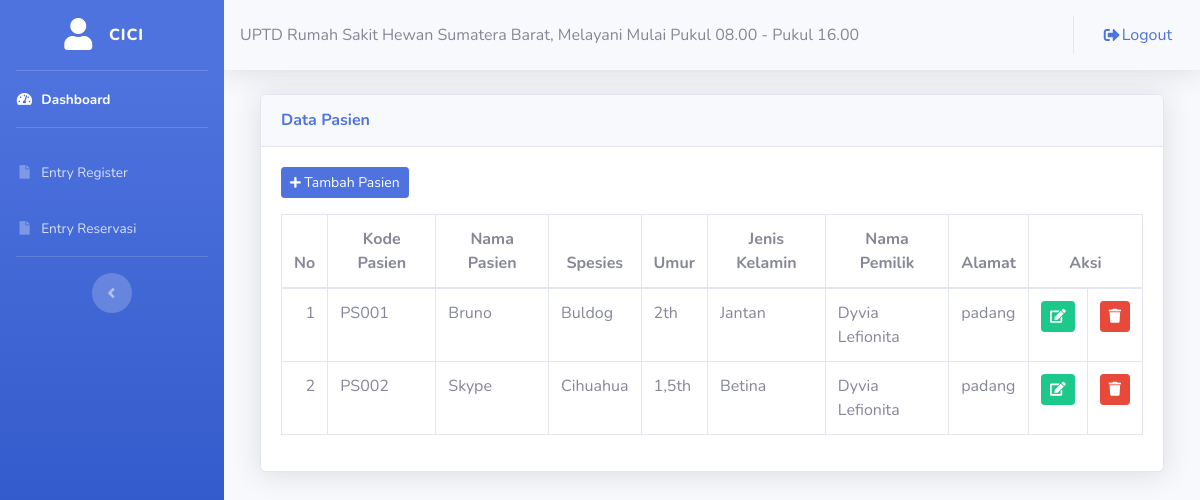
Page /user/register.php (signed in) on the committed database.
### tables this page shows
CREATE TABLE `tbl_regishewan` (
  `kd_pasien` varchar(5) NOT NULL,
  `id_user` int(11) NOT NULL,
  `nm_pasien` varchar(50) NOT NULL,
  `spesies` varchar(50) NOT NULL,
  `umur` varchar(5) NOT NULL,
  `sex` varchar(10) NOT NULL,
  `nm_pemilik` varchar(50) NOT NULL,
  `alamat` text NOT NULL
);

CREATE TABLE `tbl_user` (
  `id_user` int(11) NOT NULL,
  `nm_user` varchar(50) NOT NULL,
  `username` varchar(20) NOT NULL,
  `alamat` text NOT NULL,
  `gender` varchar(20) NOT NULL,
  `nohp` varchar(12) NOT NULL,
  `password` varchar(20) NOT NULL,
  `level` varchar(10) NOT NULL
);

### user/register.php (the view, shortened to what this page needs)
<?php
	include ('style/header.php');
	include ('style/sidebar.php');
?>
<div class="container-fluid">
	<div class="col-lg-12">
		<div class="card shadow mt-3 mb-3">
			<div class="card-header py-3">
				<h6 class="m-0 font-weight-bold text-primary">Data Pasien</h6>
			</div>
			<div class="card-body">
				<button class="btn btn-sm btn-primary mb-3" data-toggle="modal" data-target="#tambah_pasien"><i class="fas fa-plus fa-sm"></i> Tambah Pasien</button>
				<table class="table table-bordered">
					<thead>
						<tr align="center">
							<th>No</th>
							<th>Kode Pasien</th>
							<th>Nama Pasien</th>
							<th>Spesies</th>
							<th>Umur</th>
							<th>Jenis Kelamin</th>
							<th>Nama Pemilik</th>
							<th>Alamat</th>
							<th colspan="2">Aksi</th>
						</tr>
					</thead>
					<tbody>
						<?php
							include ('../config/koneksi.php');
							$no = 1;
							$qq = mysqli_query($konek, "SELECT * FROM tbl_regishewan a LEFT JOIN tbl_user b ON a.id_user=b.id_user WHERE a.id_user= '$_SESSION[id_user]'");
							while($dd = mysqli_fetch_assoc($qq)){
						?>
						<tr>
							<td align="right"><?php echo $no++; ?></td>
							<td><?php echo $dd['kd_pasien']; ?></td>
							<td><?php echo $dd['nm_pasien']; ?></td>
							<td><?php echo $dd['spesies']; ?></td>
							<td><?php echo $dd['umur']; ?></td>
							<td><?php echo $dd['sex']; ?></td>
							<td><?php echo $dd['nm_pemilik']; ?></td>
							<td><?php echo $dd['alamat']; ?></td>
							<td align="center">
								<a href="editdataregis.php?id=<?php echo $dd['kd_pasien']; ?>"><i class="btn btn-sm btn-success"><span class="fas fa-edit"></span></i></a>
							</td>
							<td align="center">
								<a href="hapusdataregis.php?id=<?php echo $dd['kd_pasien']; ?>"><i class="btn btn-sm btn-danger"><span class="fas fa-trash"></span></i></a>
							</td>
						</tr>
						<?php
							}
						?>
					</tbody>
				</table>
			</div>
		</div>
	</div>
</div>
<?php
	include ('style/footer.php');
?>

### rows in the picture
tbl_regishewan: kd_pasien "PS001", nm_pasien "Bruno", spesies "Buldog", umur "2th", sex "Jantan", nm_pemilik "Dyvia Lefionita", id_user.alamat "padang"
tbl_regishewan: kd_pasien "PS002", nm_pasien "Skype", spesies "Cihuahua", umur "1,5th", sex "Betina", nm_pemilik "Dyvia Lefionita", id_user.alamat "padang"

### other values in the picture
$_SESSION['username'] "CICI"
